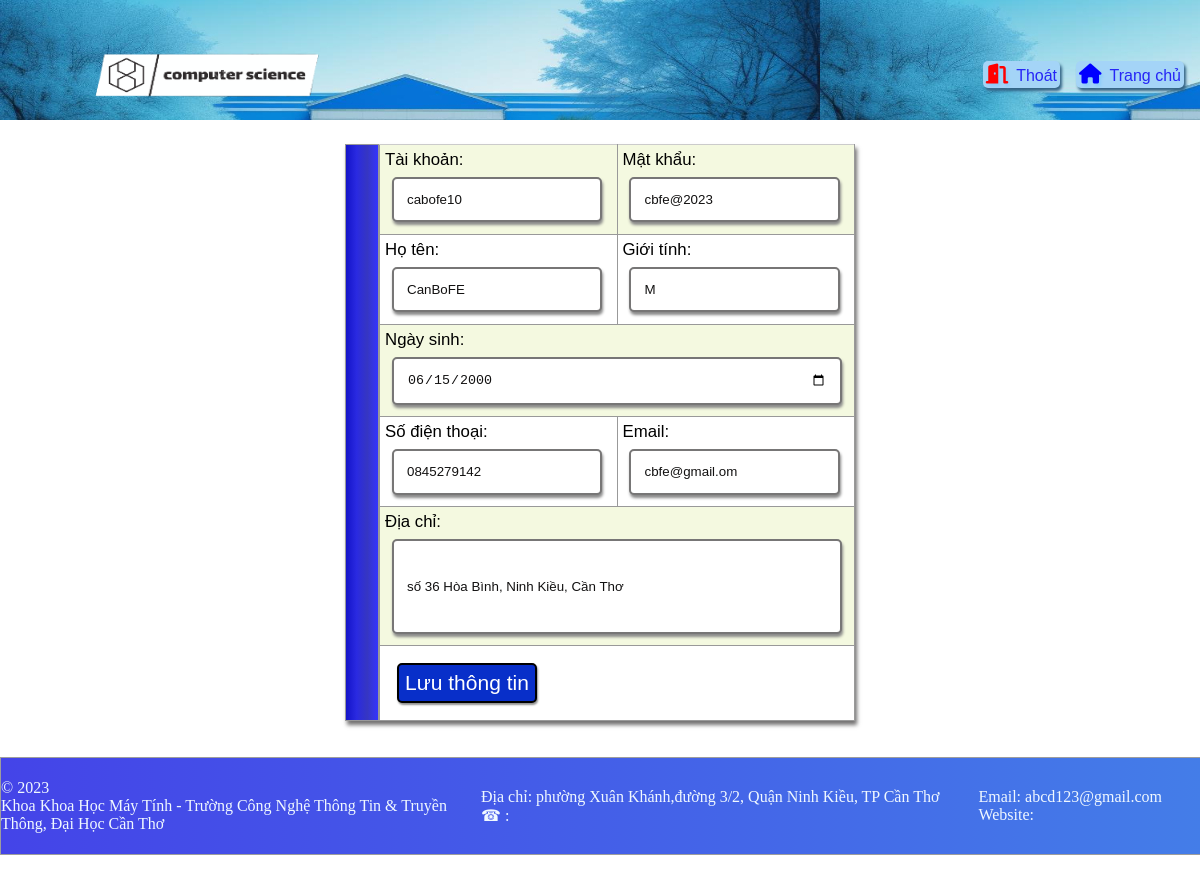
The page /DoiTuongSuDung/DonViThucTap/QuanLyCanBoHuongDan/CapNhatCanBo.php?MSCB=cabofe10 (signed in) on the database its author committed.
### tables this page shows
CREATE TABLE IF NOT EXISTS `canbohuongdan` (
  `MSCB` varchar(8) NOT NULL,
  `HoTen` varchar(100) NOT NULL,
  `NgaySinh` date NOT NULL,
  `GioiTinh` char(1) NOT NULL DEFAULT '',
  `DiaChi` text NOT NULL,
  `SDT` char(12) DEFAULT NULL,
  `Email` varchar(100) NOT NULL,
  `MaDVTT` varchar(8) NOT NULL,
  PRIMARY KEY (`MSCB`),
  UNIQUE KEY `SDT` (`SDT`),
  KEY `MaDVTT` (`MaDVTT`),
  CONSTRAINT `canbohuongdan_ibfk_1` FOREIGN KEY (`MaDVTT`) REFERENCES `donvithuctap` (`MaDVTT`)
);

CREATE TABLE IF NOT EXISTS `taikhoan` (
  `UserID` varchar(8) NOT NULL,
  `MatKhau` varchar(100) NOT NULL,
  `UserRole` char(1) NOT NULL,
  PRIMARY KEY (`UserID`)
);

### DoiTuongSuDung/TrangDungChung/CacHamXuLy.php (called while the page is built, shortened)
<?php
    include('KetNoi.php');
    function TruyVan($truyvan){
        global $connect;
        $truyvan = trim(strval($truyvan));
        $ThucHien = mysqli_query($connect,$truyvan);
        return $ThucHien;
    }
    function infCanBoHuongDan($mscb){
        $sql = "SELECT * FROM canbohuongdan cb
                INNER JOIN taikhoan tk ON cb.MSCB=tk.UserID
                WHERE MSCB = '$mscb' AND tk.UserRole= 4";
        $truyvan = TruyVan($sql);
        return mysqli_fetch_array($truyvan);
    }
?>

### DoiTuongSuDung/DonViThucTap/QuanLyCanBoHuongDan/CapNhatCanBo.php (the view, shortened to what this page needs)
<!DOCTYPE html>
<html lang="en">
    <head>
        <link rel="stylesheet" href="../../../DinhDangWebSite/DonViThucTap/DVTT.css">
        <link rel="stylesheet" href="../../../DinhDangWebSite/TrangDungChung/TrangChu.css">
        <link rel="stylesheet" href="../../../DinhDangWebSite/TrangDungChung/DinhDangDungChungChoTatCa.css">
        <link rel="stylesheet" href="https://cdnjs.cloudflare.com/ajax/libs/font-awesome/6.2.1/css/all.min.css">
        <link rel="stylesheet" href="../../../DinhDangWebSite/TrangDungChung/TrangChuCaNhan.css">
        <?php
            include('../../TrangDungChung/KetNoi.php');
            include('../../TrangDungChung/CacHamXuLy.php');
            $mscb = trim($_GET['MSCB']);
            $ThongTinCanBo = infCanBoHuongDan($mscb);
        ?>
</head>
    <body>
        <header>
            <div class="DauTrang">
                <div class="logo">
                    <img src="../../../Image/logo2.png" class="AnhLogo"/>
                </div>
                <div class="CacNut">
                    <form action="../../TrangDungChung/ThucHienDangXuat.php" method="post" enctype="application/x-www-form-urlencoded">
                        <button type="submit" class="NutThoat">
                            <i class="fa-solid fa-door-open"></i>Thoát
                        </button>
                    </form>
                    <a href="../TrangChuDVTT.php" class="NutTrangChu"><i class="fa-solid fa-house"></i>Trang chủ</a>
                </div>
            </div>
        </header>
        <main>
            <div class="KhungHoSoCanBo">
                <div class="AnhCanBo">
                </div>
                <div class="BangThongTin">
                    <form name="BieuMauCapNhatCanBo" action="ThucHienCapNhatCanBo.php" method="post" enctype="application/x-www-form-urlencoded" onsubmit="return BieuMauCapNhat_TKCBHD()">
                        <table>
                            <tr>
                                <td>
                                    <p>Tài khoản:</p>
                                    <input name="MSCB" type="text" value="<?php echo $ThongTinCanBo['MSCB'];?>">
                                </td>
                                <td>
                                    <p>Mật khẩu:</p>
                                    <input name="MatKhau" type="text" value="<?php echo $ThongTinCanBo['MatKhau'];?>">
                                </td>
                            </tr>
                            <tr>
                                <td>
                                    <p>Họ tên:</p>
                                    <input name="HoTen" type="text" value="<?php echo $ThongTinCanBo['HoTen'];?>">
                                </td>
                                <td>
                                    <p>Giới tính:</p>
                                    <input name="GioiTinh" type="text" size="1" maxlength="1" value="<?php echo $ThongTinCanBo['GioiTinh'];?>"/>
                                </td>
                            </tr>
                            <tr>
                                <td colspan="2">
                                    <p>Ngày sinh:</p>
                                    <input class="OthongTin" name="NgaySinh" type="date" value="<?php echo $ThongTinCanBo['NgaySinh'];?>">
                                </td>
                            </tr>
                            <tr>
                                <td>
                                    <p>Số điện thoại:</p>
                                    <input name="SDT" type="text" value="<?php echo $ThongTinCanBo['SDT'];?>">
                                </td>
                                <td>
                                    <p>Email:</p>
                                    <input name="Email" type="text" value="<?php echo $ThongTinCanBo['Email'];?>">
                                </td>
                            </tr>
                            <tr>
                                <td colspan="2">
                                    <p>Địa chỉ:</p>
                                    <input class="oDiaChi" name="DiaChi" type="text" value="<?php echo $ThongTinCanBo['DiaChi'];?>">
                                </td>
                            </tr>
                            <tr>
                                <td colspan="2">
                                    <button type="submit" class="NutGui">Lưu thông tin</button>
                                </td>
                            </tr>
                        </table>
                    </form>
                </div>
            </div>
        </main>
        <footer>
            <div class="ChanBenPhai">
                <p>&copy; <span id="NamHienTai"></span></p>
                <p>
                    Khoa Khoa Học Máy Tính - Trường Công Nghệ Thông Tin & Truyền Thông, Đại Học Cần Thơ
                </p>
            </div>
            <div class="ChanBenTrai">
                <div class="ChanTrai1">
                    <p>Địa chỉ: phường Xuân Khánh,đường 3/2, Quận Ninh Kiều, TP Cần Thơ</p>
                    <span>&phone; : </span>
                </div>
                <div class="ChanTrai2">
                    <p>Email: abcd123@gmail.com</p>
                    <p>Website: </p>
                </div>
            </div>
        </footer>
    </body>
</html><button type="button" ></button>

### DinhDangWebSite/DonViThucTap/DVTT.css (style rules this page uses)
table { border-collapse: collapse; }
td { border: 1px rgb(153, 153, 153) solid; }
table tr:nth-child(odd) { background-color: rgb(244, 249, 224); }
.fa-xmark,.fa-user-pen,.NutGui { font-size: 1.5em; padding: 0.75vh; border: 2px solid black; background-color: red; color: #fff; cursor: pointer; box-shadow: 1px 2px 2px rgb(144, 144, 144); }
.fa-user-pen,.NutGui { font-size: 1.25em; background-color: rgb(8, 47, 201); }
.KhungHoSoCanBo { display: grid; grid-template-areas: 'Anh ThongTin ThongTin'; box-shadow: 2px 4px 4px rgb(115, 114, 114); }
.AnhCanBo { grid-area: Anh; display: flex; flex-direction: column; justify-content: center; border: 1px rgb(153, 153, 153) solid; padding: 2vh; background-image: linear-gradient(to right, rgb(19, 19, 200),rgb(42, 42, 225),rgb(54, 54, 194),rgb(52, 52, 254)); z-index: 1; }
.BangThongTin { grid-area: ThongTin; font-size: 1.05em; font-family: Arial; z-index: 0; }
.OthongTin,.oDiaChi { width: 35vw; }
.oDiaChi { height: 8vh; }
.NutGui { margin: 1vw; border-radius: 5px; text-decoration: none; }

### DinhDangWebSite/TrangDungChung/TrangChu.css (style rules this page uses)
* { margin: 0; padding: 0; border: 0; }
input,.TruongDiaChi { outline: none; border: 2px solid rgb(119, 118, 118); padding: 1em; margin: 0.5em; border-radius: 5px; box-shadow: 1px 3px 3px rgb(137, 137, 137); }
input { width: 15vw; }

### DinhDangWebSite/TrangDungChung/DinhDangDungChungChoTatCa.css (style rules this page uses)
* { margin: 0; padding: 0; border: 0; }
header { z-index: 1; }
.DauTrang { display: grid; grid-template-areas: 'Logo NutChucNang'; margin-bottom: 3vh; background-image: url( ../../Image/AnhDauTrang.jpg); width: 100vw; height: 15vh; }
.logo { grid: 'Logo'; }
.AnhLogo { cursor: pointer; margin: 0; height: 18vh; width: 40vh; padding: 0; margin-left: 5vw; }
.CacNut { display: flex; grid: 'NutChucNang'; justify-content: flex-end; align-items: center; }
.NutThoat,.NutTrangChu { margin: 0 2vh 0 0; display: block; border-radius: 5px; text-decoration: none; font-size: 1em; padding: 3px; font-family: Arial; background-color: rgb(164, 212, 247); color: rgb(38, 38, 246); cursor: pointer; box-shadow: 2px 3px 3px rgb(51, 99, 133); }
.fa-house,.fa-door-open { font-size: 1.25em; margin-right: 1vh; text-shadow: 2px 3px 3px rgb(141, 205, 250); }
.fa-house { color: blue; }
.fa-door-open { color: red; }
main { padding-bottom: 3vw; }
input, textarea ,option, select { color: rgb(18, 17, 17); }
footer { display: grid; margin: 0; grid-template-areas: "ChanPhai ChanTrai"; border: 1px solid rgb(157, 157, 157); display: flex; left: 0; bottom: 0; width: 100vw; height: 12vh; color: aliceblue; background-image: linear-gradient(to left,rgb(68, 125, 232),rgb(68, 95, 232),rgb(68, 68, 232) ); }
.ChanBenPhai { grid: "ChanPhai"; width: 40vw; }
.ChanBenTrai { grid: "ChanTrai"; display: grid; grid-template-areas: "ChanTrai1 ChanTrai2"; width: 60vw; }
.ChanBenPhai,.ChanBenTrai { margin: 2vh 0 2vh 0; font-family: 'Times New Roman', Times, serif; }
.ChanTrai1 { grid: "ChanTrai1"; }
.ChanTrai2 { grid: "ChanTrai2"; }

### DinhDangWebSite/TrangDungChung/TrangChuCaNhan.css (style rules this page uses)
* { margin: 0; border: 0; padding: 0; }
main { display: flex; justify-content: center; }
td { padding: 5px; border-top: 1px solid rgb(203, 203, 203); }
footer { margin: 0; flex-shrink: 0; display: flex; justify-content: space-between; align-items: center; padding: 0; width: 100vw; z-index: 1; }

### rows shown on the page
canbohuongdan: MSCB "cabofe10", MatKhau "cbfe@2023", HoTen "CanBoFE", GioiTinh "M", NgaySinh "06/15/2000", SDT "0845279142", Email "cbfe@gmail.om", DiaChi "số 36 Hòa Bình, Ninh Kiều, Cần Thơ"
